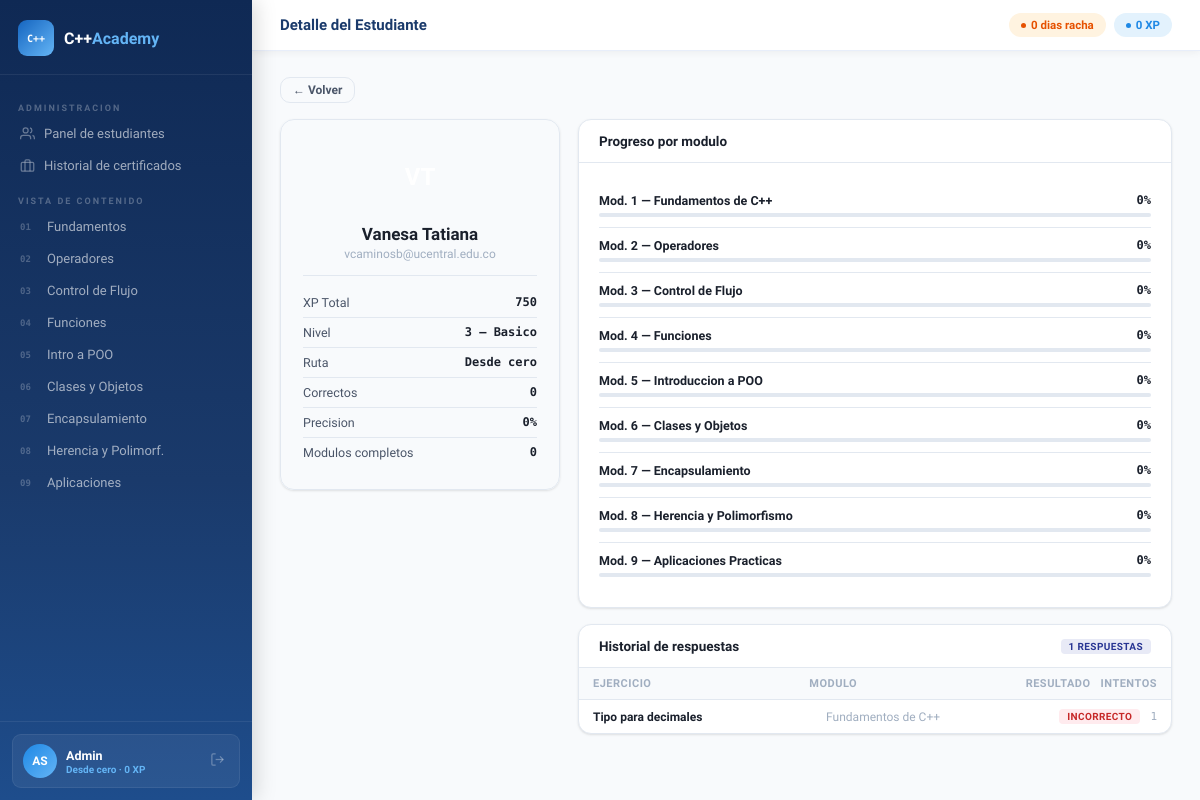
Page /admin/estudiante/2 (signed in) on the committed database.
### tables this page shows
CREATE TABLE usuarios(
        id             INTEGER PRIMARY KEY AUTOINCREMENT,
        nombre         TEXT NOT NULL,
        apellido        TEXT NOT NULL,
        email           TEXT NOT NULL UNIQUE,
        password_hash   TEXT NOT NULL,
        rol_id          INTEGER NOT NULL DEFAULT 2,
        ruta_aprendizaje TEXT DEFAULT 'desde_cero',
        activo          INTEGER NOT NULL DEFAULT 1,
        xp              INTEGER NOT NULL DEFAULT 0,
        racha           INTEGER NOT NULL DEFAULT 0,
        nivel           INTEGER NOT NULL DEFAULT 1,
        ultimo_modulo   INTEGER DEFAULT NULL,
        ultima_leccion  INTEGER DEFAULT NULL,
        fecha_registro  TEXT NOT NULL DEFAULT (datetime('now')),
        FOREIGN KEY(rol_id) REFERENCES roles(id));

CREATE TABLE modulos(
        id               INTEGER PRIMARY KEY AUTOINCREMENT,
        numero           INTEGER NOT NULL UNIQUE,
        titulo           TEXT NOT NULL,
        descripcion      TEXT,
        nivel            TEXT NOT NULL DEFAULT 'Basico',
        total_lecciones  INTEGER DEFAULT 8,
        total_ejercicios INTEGER DEFAULT 3,
        activo           INTEGER NOT NULL DEFAULT 1);

CREATE TABLE respuestas(
        id           INTEGER PRIMARY KEY AUTOINCREMENT,
        usuario_id   INTEGER NOT NULL,
        ejercicio_id INTEGER NOT NULL,
        respuesta_dada TEXT,
        correcto     INTEGER NOT NULL DEFAULT 0,
        intentos     INTEGER NOT NULL DEFAULT 1,
        fecha        TEXT NOT NULL DEFAULT (datetime('now')),
        UNIQUE(usuario_id, ejercicio_id),
        FOREIGN KEY(usuario_id) REFERENCES usuarios(id),
        FOREIGN KEY(ejercicio_id) REFERENCES ejercicios(id));

CREATE TABLE ejercicios(
        id                 INTEGER PRIMARY KEY AUTOINCREMENT,
        modulo_id          INTEGER NOT NULL,
        numero             INTEGER NOT NULL,
        titulo             TEXT NOT NULL,
        descripcion        TEXT,
        codigo_base        TEXT,
        opcion_a           TEXT,
        opcion_b           TEXT,
        opcion_c           TEXT,
        opcion_d           TEXT,
        respuesta_correcta TEXT NOT NULL,
        explicacion        TEXT,
        pista              TEXT,
        dificultad         TEXT NOT NULL DEFAULT 'Basico',
        UNIQUE(modulo_id, numero),
        FOREIGN KEY(modulo_id) REFERENCES modulos(id));

### routes/course_routes.py (the view)
@course_bp.route('/admin/estudiante/<int:uid>')
@login_required
@solo_admin
def admin_estudiante(uid):
    from models.user import User
    est     = User.get_by_id(uid)
    if not est: abort(404)
    modulos, respuestas = obtener_progreso_estudiante(uid)
    stats   = obtener_estadisticas(uid)
    proyecto = obtener_proyecto(uid)
    return render_template('admin/estudiante.html',
                           estudiante=est, modulos=modulos,
                           respuestas=respuestas, stats=stats, proyecto=proyecto)

### app.py (called while the page is built)
@app.before_request
def cargar_usuario():
    from models.user import User
    user_id = session.get('user_id')
    if user_id:
        try:
            u = User.get_by_id(int(user_id))
            g.user = u
        except Exception:
            g.user = None
            session.clear()
    else:
        g.user = None

@app.context_processor
def inject_user():
    user = g.get('user', None)
    return dict(current_user=user)

### controllers/course_controller.py (called while the page is built)
def obtener_proyecto(usuario_id):
    conn = get_connection()
    r = conn.execute('SELECT * FROM proyecto_final WHERE usuario_id=?', (usuario_id,)).fetchone()
    conn.close()
    return dict(r) if r else None

### models/database.py (called while the page is built)
def get_connection():
    conn = sqlite3.connect(DB_PATH)
    conn.row_factory = sqlite3.Row
    conn.execute("PRAGMA foreign_keys = ON")
    return conn

### models/user.py (called while the page is built)
    @property
    def nombre_completo(self): return f"{self.nombre} {self.apellido}"

    @property
    def iniciales(self):
        a=self.apellido[0] if self.apellido else ''
        return (self.nombre[0]+a).upper()

    @property
    def es_admin(self): return self.rol_id==1

    @property
    def nivel_label(self):
        return {1:'Principiante',2:'Aprendiz',3:'Basico',
                4:'Intermedio',5:'Avanzado',6:'Experto'}.get(self.nivel,'Principiante')

    @property
    def ruta_label(self):
        return {'desde_cero':  'Desde cero',
                'intermedio':  'Con conocimientos',
                'avanzado':    'Avanzado'}.get(self.ruta_aprendizaje, 'Desde cero')

    @staticmethod
    def get_by_id(uid):
        conn=get_connection()
        r=conn.execute("""SELECT u.id,u.nombre,u.apellido,u.email,u.rol_id,
            r.nombre AS rol_nombre,u.xp,u.racha,u.nivel,u.activo,u.ruta_aprendizaje
            FROM usuarios u JOIN roles r ON r.id=u.rol_id WHERE u.id=?""",(uid,)).fetchone()
        conn.close()
        return User(**dict(r)) if r else None

### routes/course_routes.py (called while the page is built)
def login_required(f):
    @wraps(f)
    def dec(*a, **k):
        if g.get('user') is None:
            return redirect(url_for('auth.login'))
        return f(*a, **k)
    return dec

def solo_admin(f):
    @wraps(f)
    def dec(*a, **k):
        if not g.get('user') or not g.user.es_admin:
            abort(403)
        return f(*a, **k)
    return dec

### templates/admin/estudiante.html (shortened to what this page needs)
{% extends "shared/base.html" %}
{% block page_title %}Detalle del Estudiante{% endblock %}
{% block content %}
<a href="{{ url_for('course.admin_panel') }}" class="btn btn-secondary btn-sm mb-4" style="display:inline-flex;margin-bottom:16px">&larr; Volver</a>
<div class="est-grid anim">
  <div>
    <div class="est-card">
      <div class="est-av">{{ estudiante.iniciales }}</div>
      <div class="est-name">{{ estudiante.nombre_completo }}</div>
      <div class="est-email">{{ estudiante.email }}</div>
      <ul class="est-stats">
        <li>XP Total<span>{{ stats.xp }}</span></li>
        <li>Nivel<span>{{ stats.nivel }} — {{ estudiante.nivel_label }}</span></li>
        <li>Ruta<span>{{ estudiante.ruta_label }}</span></li>
        <li>Correctos<span>{{ stats.ejercicios_resueltos }}</span></li>
        <li>Precision<span>{{ stats.precision }}%</span></li>
        <li>Modulos completos<span>{{ stats.modulos_completados }}</span></li>
      </ul>
    </div>
  </div>
  <div style="display:flex;flex-direction:column;gap:16px">
    <div class="card">
      <div class="card-head"><span class="card-title">Progreso por modulo</span></div>
      <div class="card-body">
        {% for m in modulos %}
        <div class="prog-row">
          <div class="prog-row-head">
            <span class="prog-row-name">Mod. {{ m.numero }} — {{ m.titulo }}</span>
            <span class="prog-row-pct">{{ m.porcentaje }}%</span>
          </div>
          <div class="prog-wrap sm"><div class="prog-fill" style="width:{{ m.porcentaje }}%"></div></div>
        </div>
        {% endfor %}
      </div>
    </div>
    <div class="card">
      <div class="card-head"><span class="card-title">Historial de respuestas</span><span class="tag tag-indigo">{{ respuestas|length }} respuestas</span></div>
      {% if respuestas %}
      <div style="overflow-x:auto">
        <div class="resp-row" style="background:var(--surface);font-weight:700;font-size:11px;text-transform:uppercase;letter-spacing:.5px;color:var(--text3)">
          <span>Ejercicio</span><span>Modulo</span><span>Resultado</span><span>Intentos</span>
        </div>
        {% for r in respuestas %}
        <div class="resp-row">
          <span style="font-weight:600;color:var(--text)">{{ r.ejercicio }}</span>
          <span style="color:var(--text3)">{{ r.modulo }}</span>
          <span>{% if r.correcto %}<span class="tag tag-green">Correcto</span>{% else %}<span class="tag tag-red">Incorrecto</span>{% endif %}</span>
          <span style="font-family:'Space Mono',monospace;font-size:11px;color:var(--text3)">{{ r.intentos }}</span>
        </div>
        {% endfor %}
      </div>
      {% else %}
      <div class="card-body text-muted">Este estudiante aun no ha respondido ejercicios.</div>
      {% endif %}
    </div>
  </div>
</div>
{% endblock %}

### templates/shared/base.html (shortened to what this page needs)
<!DOCTYPE html>
<html lang="es">
<head>
</head>
<body>
{% if current_user is not none and current_user.id %}
<div class="app-shell">
  <aside class="sidebar">
    <div class="sb-logo">
      <div class="sb-logo-icon">C++</div>
      <div class="sb-logo-name">C++<span>Academy</span></div>
    </div>
    <nav class="sb-nav">
      {% if current_user.es_admin %}
      <div class="sb-sec">Administracion</div>
      <a href="{{ url_for('course.admin_panel') }}" class="sb-link {% if request.endpoint=='course.admin_panel' %}active{% endif %}">
        <svg viewBox="0 0 24 24" fill="none" stroke="currentColor" stroke-width="2"><path d="M17 21v-2a4 4 0 0 0-4-4H5a4 4 0 0 0-4 4v2"/><circle cx="9" cy="7" r="4"/><path d="M23 21v-2a4 4 0 0 0-3-3.87"/><path d="M16 3.13a4 4 0 0 1 0 7.75"/></svg>
        Panel de estudiantes
      </a>
      <a href="{{ url_for('course.certificado') }}" class="sb-link {% if request.endpoint=='course.certificado' %}active{% endif %}">
        <svg viewBox="0 0 24 24" fill="none" stroke="currentColor" stroke-width="2"><rect x="2" y="7" width="20" height="14" rx="2"/><path d="M16 21V5a2 2 0 0 0-2-2h-4a2 2 0 0 0-2 2v16"/></svg>
        Historial de certificados
      </a>
      <div class="sb-sec">Vista de contenido</div>
      {% endif %}
      {% set mnms={1:'Fundamentos',2:'Operadores',3:'Control de Flujo',4:'Funciones',5:'Intro a POO',6:'Clases y Objetos',7:'Encapsulamiento',8:'Herencia y Polimorf.',9:'Aplicaciones'} %}
      {% set maccs=[] %}
      {% for i in range(1,10) %}
      <a href="{{ url_for('course.modulo', numero=i) }}"
         class="sb-link {% if request.endpoint=='course.modulo' and request.view_args.numero==i %}active{% endif %}">
        <span class="sb-link-num">{{ '%02d'|format(i) }}</span>
        {{ mnms[i] }}
      </a>
      {% endfor %}
    </nav>
    <div class="sb-foot">
      <div class="sb-user">
        <div class="sb-av">{{ current_user.iniciales }}</div>
        <div class="sb-uinfo">
          <div class="sb-uname">{{ current_user.nombre }}</div>
          <div class="sb-urole">
            {% if current_user.ruta_aprendizaje=='desde_cero' %}Desde cero
            {% elif current_user.ruta_aprendizaje=='intermedio' %}Nivel intermedio
            {% else %}Nivel avanzado{% endif %}
            &middot; {{ current_user.xp }} XP</div>
        </div>
        <a href="{{ url_for('auth.logout') }}" class="sb-logout" title="Salir">
          <svg width="15" height="15" viewBox="0 0 24 24" fill="none" stroke="currentColor" stroke-width="2"><path d="M9 21H5a2 2 0 0 1-2-2V5a2 2 0 0 1 2-2h4"/><polyline points="16 17 21 12 16 7"/><line x1="21" y1="12" x2="9" y2="12"/></svg>
        </a>
      </div>
    </div>
  </aside>
  <div class="main-area">
    <header class="topbar">
      <div class="topbar-title">{% block page_title %}C++ Academy{% endblock %}</div>
      <div class="topbar-pills">
        <span class="pill pill-amber"><span class="pill-dot"></span>{{ current_user.racha }} dias racha</span>
        <span class="pill pill-blue"><span class="pill-dot"></span>{{ current_user.xp }} XP</span>
      </div>
    </header>
    <main class="page-content">
      {% block content %}{% endblock %}
    </main>
  </div>
</div>
{% else %}
{% block auth_content %}{% endblock %}
{% endif %}
</body>
</html>

### templates/admin/estudiante.html (style rules this page uses)
.est-grid { display:grid;grid-template-columns:280px 1fr;gap:18px; }
.est-card { background:var(--bg2);border:1px solid var(--border);border-radius:14px;padding:22px;box-shadow:var(--shadow);text-align:center; }
.est-av { width:70px;height:70px;border-radius:50%;background:linear-gradient(135deg,var(--accent2),var(--accent));display:flex;align-items:center;justify-content:center;font-size:24px;font-weight:700;color:#fff;margin:0 auto 12px; }
.est-name { font-size:17px;font-weight:800;color:var(--text);margin-bottom:3px; }
.est-email { font-size:12px;color:var(--text3);margin-bottom:14px; }
.est-stats { list-style:none;text-align:left;border-top:1px solid var(--border);padding-top:12px; }
.est-stats li { display:flex;justify-content:space-between;padding:7px 0;border-bottom:1px solid var(--border);font-size:12.5px;color:var(--text2); }
.est-stats li:last-child { border:none; }
.est-stats span { font-weight:700;color:var(--text);font-family:'Space Mono',monospace;font-size:12px; }
.prog-row { padding:10px 0;border-bottom:1px solid var(--border); }
.prog-row:last-child { border:none; }
.prog-row-head { display:flex;justify-content:space-between;margin-bottom:5px;font-size:12.5px; }
.prog-row-name { font-weight:600;color:var(--text); }
.prog-row-pct { font-weight:700;color:var(--accent);font-family:'Space Mono',monospace;font-size:12px; }
.resp-row { display:grid;grid-template-columns:1fr 1fr auto auto;gap:10px;align-items:center;padding:9px 14px;border-bottom:1px solid var(--border);font-size:12px; }
.resp-row:last-child { border:none; }

### rows in the picture
usuarios: nombre "Admin", xp "0", racha "0"
usuarios: email "vcaminosb@ucentral.edu.co", xp "750", nivel "3"
modulos: numero "1", titulo "Fundamentos de C++", porcentaje "0"
modulos: numero "2", titulo "Operadores", porcentaje "0"
modulos: numero "3", titulo "Control de Flujo", porcentaje "0"
modulos: numero "4", titulo "Funciones", porcentaje "0"
modulos: numero "5", titulo "Introduccion a POO", porcentaje "0"
modulos: numero "6", titulo "Clases y Objetos", porcentaje "0"
modulos: numero "7", titulo "Encapsulamiento", porcentaje "0"
modulos: numero "8", titulo "Herencia y Polimorfismo", porcentaje "0"
modulos: numero "9", titulo "Aplicaciones Practicas", porcentaje "0"
respuestas: ejercicio "Tipo para decimales", modulo "Fundamentos de C++", correcto "INCORRECTO", intentos "1"

### other values in the picture
{{ '%02d'|format(i) }} "01" "02" "03" "04" "05" "06" "07" "08" "09"
{{ mnms[i] }} "Fundamentos" "Operadores" "Control de Flujo" "Funciones" "Intro a POO" "Clases y Objetos" "Encapsulamiento" "Herencia y Polimorf." "Aplicaciones"
{{ current_user.iniciales }} "AS"
{{ estudiante.nombre_completo }} "Vanesa Tatiana"
{{ estudiante.nivel_label }} "Basico"
{{ estudiante.ruta_label }} "Desde cero"
{{ stats.ejercicios_resueltos }} "0"
{{ stats.precision }} "0"
{{ stats.modulos_completados }} "0"
{{ respuestas|length }} "1"
